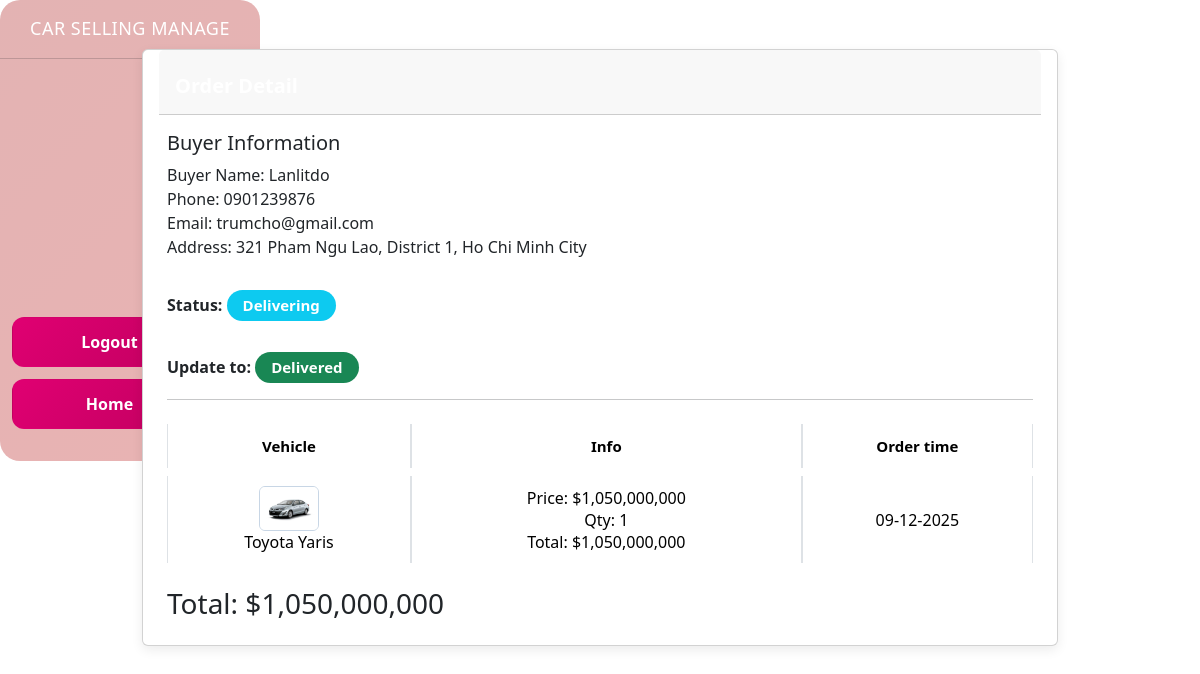
Before: /admin/order-detail.php?order_id=5 with the older database file.
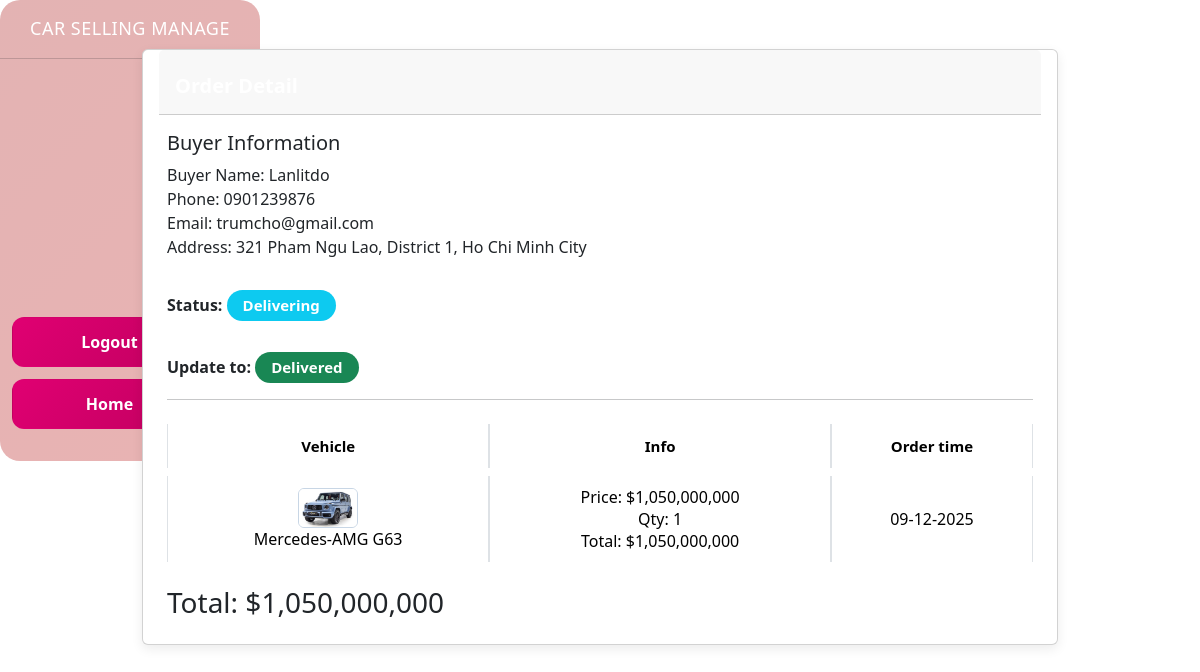
After: the same page with the newer database file.
### tables this page shows
CREATE TABLE order_detail (
  order_detail_id INT AUTO_INCREMENT PRIMARY KEY,
  customer_id INT NOT NULL,
  vehicle_id INT NOT NULL,
  order_id INT DEFAULT NULL,
  amount DECIMAL(15, 2) NOT NULL, 
  quantity INT(11) NOT NULL,
  payment_method VARCHAR(50) NOT NULL,
  status INT(11) NOT NULL DEFAULT 1,
  created_at timestamp NOT NULL DEFAULT current_timestamp(),
  CONSTRAINT fk_orderdetail_customer FOREIGN KEY (customer_id) REFERENCES customer(customer_id),
  CONSTRAINT fk_orderdetail_vehicle FOREIGN KEY (vehicle_id) REFERENCES vehicle(vehicle_id),
  CONSTRAINT fk_orderdetail_orders FOREIGN KEY (order_id) REFERENCES orders(order_id)
);

CREATE TABLE vehicle (
    vehicle_id INT AUTO_INCREMENT PRIMARY KEY,
    manufacturer_id INT, 
    model VARCHAR(255) NOT NULL,
    year INT,
    price DECIMAL(15, 2), 
    image_url VARCHAR(500),
    stock INT DEFAULT 0, 
    description TEXT,
    CONSTRAINT fk_vehicle_manufacturer FOREIGN KEY (manufacturer_id) REFERENCES manufacturer(manufacturer_id)
);

### admin/order-detail.php (the view, shortened to what this page needs)
<?php
include("dbconn.php");
$order_id = isset($_GET['order_id']) ? (int)$_GET['order_id'] : 0;
$sqlOrder = "
    SELECT o.order_id, o.customer_id, o.status, o.created_at,
           c.name, c.phone_number, c.email, c.address
    FROM orders o
    JOIN customer c ON o.customer_id = c.customer_id
    WHERE o.order_id = $order_id
";
$orderInfo = mysqli_query($link, $sqlOrder);
$first = mysqli_fetch_assoc($orderInfo);
$sqlDetail = "
    SELECT od.order_detail_id, od.vehicle_id, od.quantity, od.amount,
           od.payment_method, od.status, od.created_at,
           v.model, v.price, v.image_url
    FROM order_detail od
    JOIN vehicle v ON od.vehicle_id = v.vehicle_id
    WHERE od.order_id = $order_id
";
$details = mysqli_query($link, $sqlDetail);
$total = 0;
?>
<head>
    <link rel="stylesheet" href="bootstrap.min.css">
    <link rel="stylesheet" href="./css/order_de.css">
</head>
<body>
<div class="layout">
    <?php include("header.php"); ?>
    <div class="container-fluid">
        <div class="row">
            <div class="col-12">
                <div class="card my-4">
                    <div class="card-header p-0 position-relative mt-n4 mx-3 z-index-2">
                        <div class="bg-gradient-primary shadow-primary border-radius-lg pt-4 pb-3">
                            <h6 class="text-white text-capitalize ps-3">Order Detail</h6>
                        </div>
                    </div>
                    <div class="card-body px-4">
                        <h5>Buyer Information</h5>
                        Buyer Name: <?= $first['name'] ?><br>
                        Phone: <?= $first['phone_number'] ?><br>
                        Email: <?= $first['email'] ?><br>
                        Address: <?= $first['address'] ?><br>
                        <br>
                        <strong>Status:</strong>
                        <?php
                            if ($first['status'] == 2)
                                echo '<span class="badge bg-primary">Booked</span>';
                            else if ($first['status'] == 3)
                                echo '<span class="badge bg-info">Delivering</span>';
                            else if ($first['status'] == 4)
                                echo '<span class="badge bg-success">Success</span>';
                        ?>
                        <br><br><strong>Update to:</strong>
                        <?php
                            if ($first['status'] == 2)
                                echo "<a href='order.php?order=3&order_id=$order_id' class='badge bg-info'>Delivering</a>";
                            else if ($first['status'] == 3)
                                echo "<a href='order.php?order=4&order_id=$order_id' class='badge bg-success'>Delivered</a>";
                            else
                                echo "<span class='badge bg-secondary'>Done</span>";
                        ?>
                        <hr>
                        <table class="table table-bordered">
                            <thead>
                                <tr>
                                    <th>Vehicle</th>
                                    <th>Info</th>
                                    <th>Order time</th>
                                </tr>
                            </thead>
                            <tbody>
                            <?php while ($item = mysqli_fetch_assoc($details)) { ?>
                                <tr>
                                    <td>
                                        <img src="../<?= $item['image_url'] ?>" width="60"><br>
                                        <?= $item['model'] ?>
                                    </td>
                                    <td>
                                        Price: $<?= number_format($item['amount']) ?><br>
                                        Qty: <?= $item['quantity'] ?><br>
                                        Total:
                                        <?php
                                            $tmp = $item['quantity'] * $item['amount'];
                                            $total += $tmp;
                                            echo "$" . number_format($tmp);
                                        ?>
                                    </td>
                                    <td>
                                        <?= date('d-m-Y', strtotime($item['created_at'])) ?>
                                    </td>
                                </tr>
                            <?php } ?>
                            </tbody>
                        </table>
                        <h3>Total: $<?= number_format($total) ?></h3>
                    </div>
                </div>
            </div>
        </div>
    </div>
</div>
</body>

Changed rows visible on the page:
changed through a linked row, order_detail: vehicle.image_url: a different picture; vehicle.model "Toyota Yaris" → "Mercedes-AMG G63"
